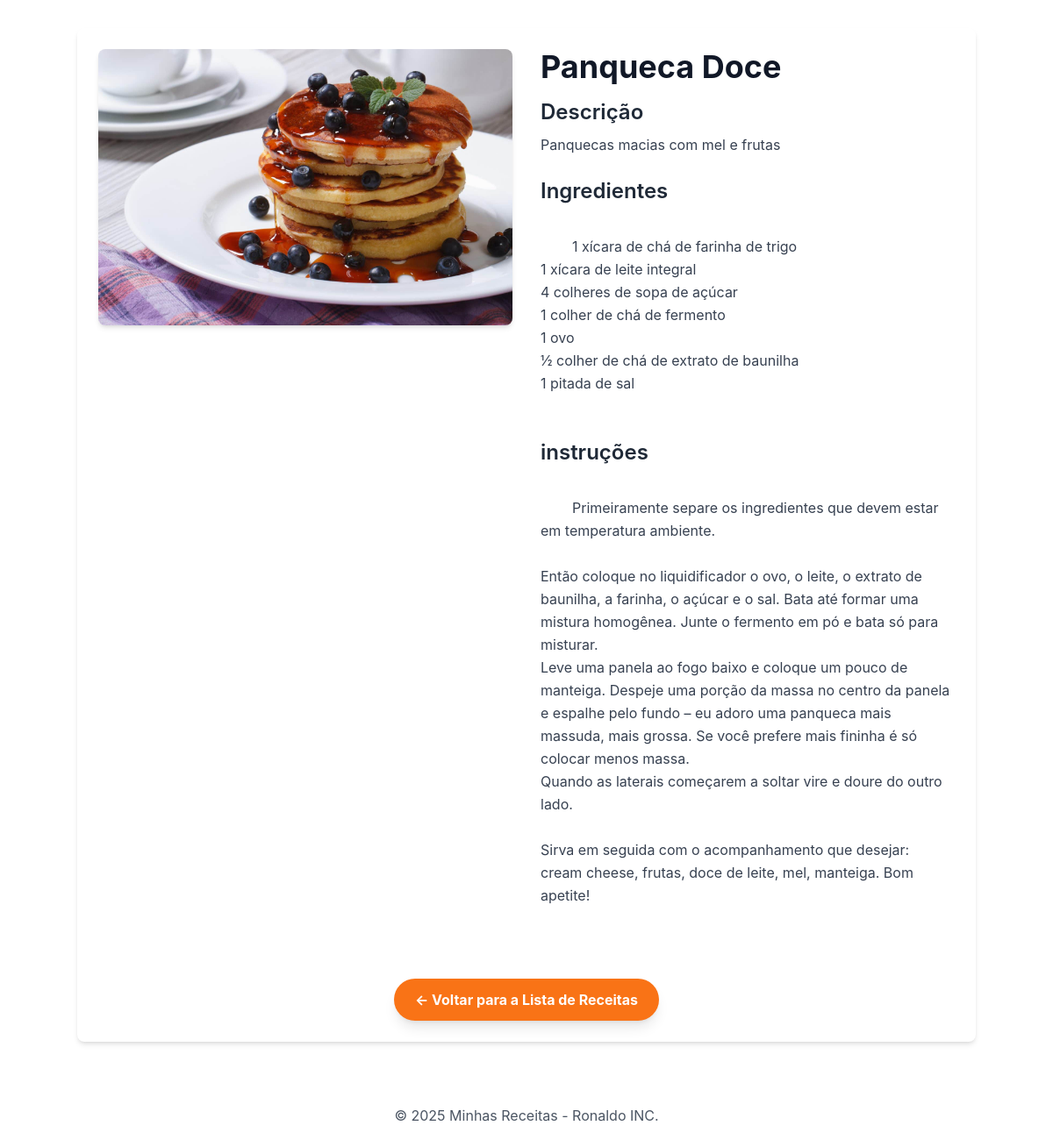
The page /receitas/receita/7/ on the database its author committed.
### receitas/models.py (models this page shows, shortened)
class Receita(models.Model):
    CATEGORIAS=[
        ('comida', 'Comida'),
        ('sobremesa', 'Sobremesa'),
        ('drink', 'Drink'),
    ]
    title = models.CharField(max_length=200)
    description = models.TextField()
    ingredients = models.TextField()
    instructions = models.TextField()
    image = models.ImageField(upload_to='receitas/images/', blank=True, null=True)
    categoria = models.CharField("Categoria", max_length=20, choices=CATEGORIAS, default='comida')
    created_at = models.DateTimeField(auto_now_add=True)
    updated_at = models.DateTimeField(auto_now = True)
    class Meta:
        verbose_name = "Receita"
        verbose_name_plural = "Receitas"
        ordering = ['-created_at'] # Ordena as receitas pela data de criação (mais novas primeiro)

### receitas/views.py (the view)
# urls.py: path('receita/<int:id>/', views.receita_detail, name='receita_detail'),
def receita_detail(request, id):
    receita = get_object_or_404(Receita, pk = id)
    context={
        'receita': receita,
    }
    return render(request, 'receitas/receita_detail.html', context)

### receitas/templates/receitas/receita_detail.html (shortened to what this page needs)
{% extends "receitas/base.html" %}  {% block content %}
<main class="container mx-auto p-6 mt-8 bg-white rounded-lg shadow-md">
  <div class="flex flex-col md:flex-row gap-8">
    {% if receita.image %}
    <div class="md:w-1/2">
      <img
        src="{{ receita.image.url }}"
        alt="[Imagem de {{ receita.title }}]"
        class="w-full h-auto object-cover rounded-lg shadow-md"
      />
    </div>
    {% endif %}
    <div class="md:w-1/2">
      <h2 class="text-4xl font-bold text-gray-900 mb-4">{{ receita.title }}</h2>
      <h3 class="text-2xl font-semibold text-gray-800 mb-2">Descrição</h3>
      <p class="text-gray-700 mb-6 leading-relaxed">
        {{ receita.description }}
      </p>
      <h3 class="text-2xl font-semibold text-gray-800 mb-2">Ingredientes</h3>
      <p class="text-gray-700 mb-6 leading-relaxed whitespace-pre-wrap">
        {{ receita.ingredients }}
      </p>
      <h3 class="text-2xl font-semibold text-gray-800 mb-2">instruções</h3>
      <p class="text-gray-700 mb-6 leading-relaxed whitespace-pre-wrap">
        {{ receita.instructions }}
      </p>
    </div>
  </div>
  <div class="mt-8 text-center">
    <a
      href="{% url 'home' %}"
      class="inline-block bg-orange-500 hover:bg-orange-600 text-white font-bold py-3 px-6 rounded-full transition durantion-300 ease-in-out shadow-lg"
    >
      &larr; Voltar para a Lista de Receitas
    </a>
  </div>
</main>
{%endblock %}

### rows shown on the page
Receita: image (picture), title "Panqueca Doce", description "Panquecas macias com mel e frutas", ingredients "1 xícara de chá de farinha de trigo 1 xícara de leite integral 4 colheres de sopa de açúcar 1 colher de chá de fermento 1 ovo ½ colher de chá de extrato de baunilha 1 pitada de sal", instructions "Primeiramente separe os ingredientes que devem estar em temperatura ambiente. Então coloque no liquidificador o ovo, o leite, o extrato de baunilha, a farinha, o açúcar e o sal. Bata até formar uma mistura homogênea. Junte o fermento em pó e bata só para misturar. Leve uma panela ao fogo baixo e coloque um pouco de manteiga. Despeje uma porção da massa no centro da panela e espalhe pelo fundo – eu adoro uma panqueca mais massuda, mais grossa. Se você prefere mais fininha é só colocar menos massa. Quando as laterais começarem a soltar vire e doure do outro lado. Sirva em seguida com o acompanhamento que desejar: cream cheese, frutas, doce de leite, mel, manteiga. Bom apetite!"
